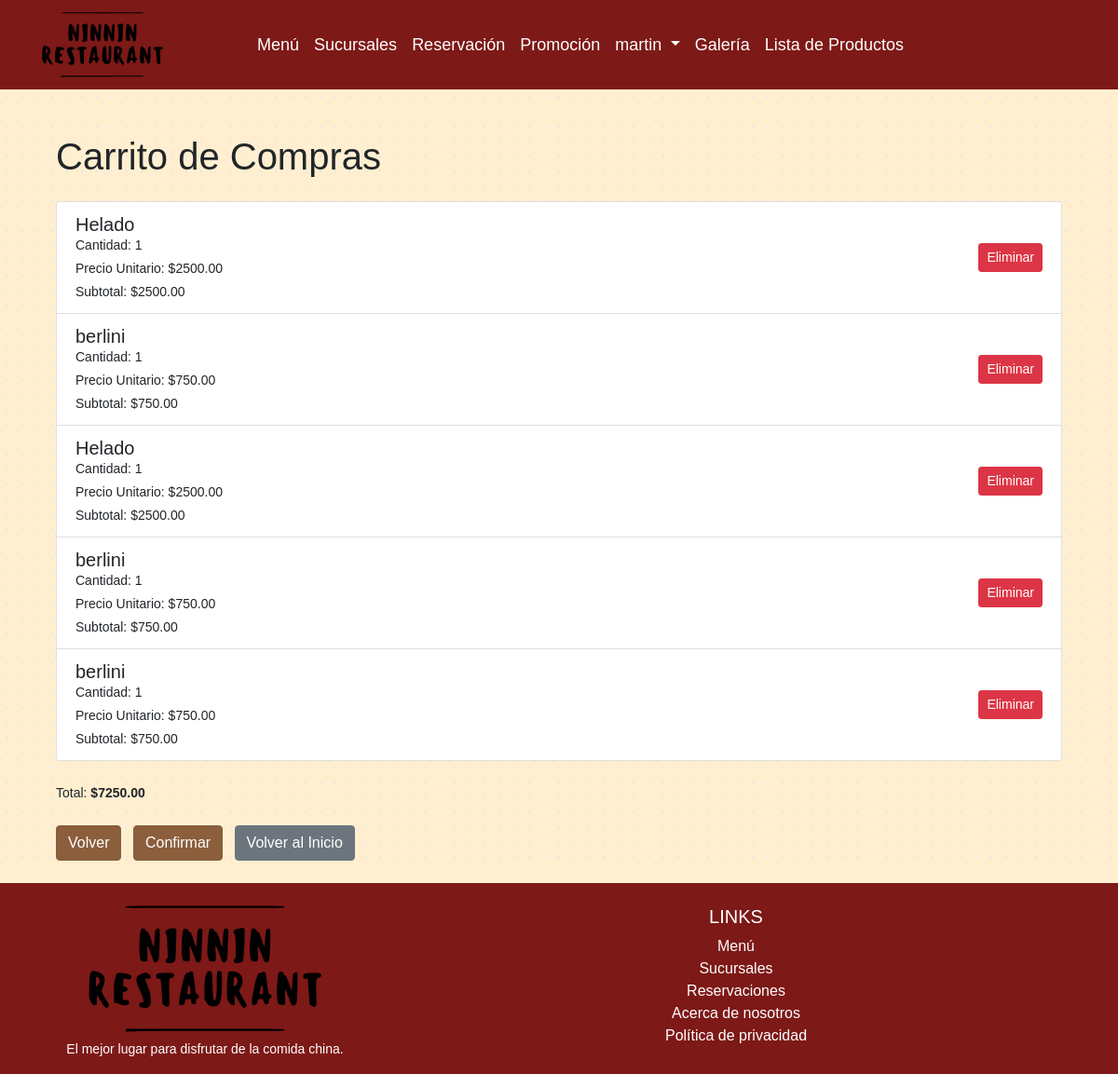
Page /clientes/carrito/ (signed in) on the earlier database version.
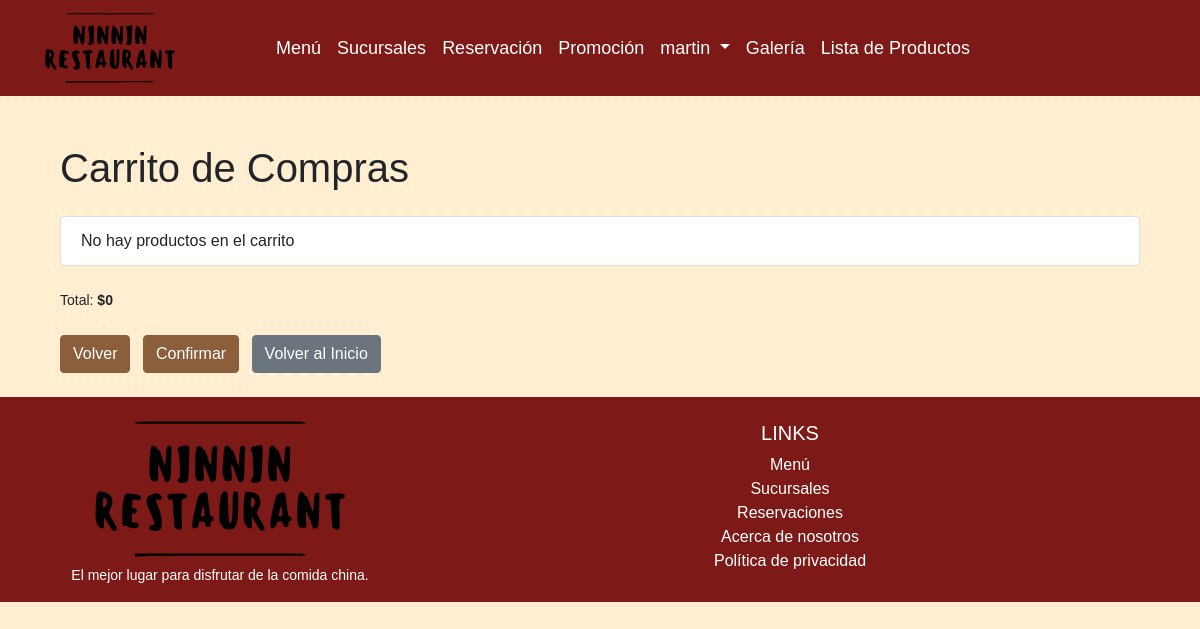
Same page on the later database version.
### clientes/models.py (models this page shows, shortened)
class CarritoItem(models.Model):
    carrito = models.ForeignKey(Carrito, related_name='items', on_delete=models.CASCADE)
    producto = models.ForeignKey(Producto, on_delete=models.CASCADE)
    cantidad = models.PositiveIntegerField(default=1)
    confirmado = models.BooleanField(default=False)  # Campo para indicar si el item ha sido confirmado
    def subtotal(self):
        return self.cantidad * self.producto.precio

class Producto(models.Model):
    nombre = models.CharField(max_length=100)
    precio = models.DecimalField(max_digits=10, decimal_places=2)
    descripcion = models.TextField(blank=True)

class Carrito(models.Model):
    user = models.OneToOneField(User, on_delete=models.CASCADE)
    def total_price(self):
        return sum(item.subtotal() for item in self.items.all())

### clientes/views.py (the view)
# urls.py: path('carrito/', views.carrito_detail, name='carrito_detail'),
@login_required
def carrito_detail(request):
    carrito, created = Carrito.objects.get_or_create(user=request.user)
    return render(request, 'carrito/carrito_detail.html', {'carrito': carrito})

### clientes/templates/carrito/carrito_detail.html (shortened to what this page needs)
{% extends "clientes/base.html" %}
{%block content %}
    <div class="container mt-5">
        <h1>Carrito de Compras</h1>
        <ul class="list-group mt-4">
            {% for item in carrito.items.all %}
                <li class="list-group-item">
                    <div class="d-flex justify-content-between align-items-center">
                        <div>
                            <h5 class="mb-0">{{ item.producto.nombre }}</h5>
                            <p class="mb-1">Cantidad: {{ item.cantidad }}</p>
                            <p class="mb-1">Precio Unitario: ${{ item.producto.precio }}</p>
                            <p class="mb-0">Subtotal: ${{ item.subtotal }}</p>
                        </div>
                        <form action="{% url 'remove_from_cart' item.id %}" method="post">
                            <button type="submit" class="btn btn-sm btn-danger">Eliminar</button>
                        </form>
                    </div>
                </li>
            {% empty %}
                <li class="list-group-item">No hay productos en el carrito</li>
            {% endfor %}
        </ul>
        <div class="mt-4">
            <p>Total: <strong>${{ carrito.total_price }}</strong></p>
        </div>
        <div class="mt-4">
            <a href="{% url 'producto_list_usuario_comun' %}" class="btn btn-primary mr-2">Volver</a>
            <a href="{% url 'confirmar_compra' %}" class ="btn btn-primary mr-2"> Confirmar </a>
            <a href="{% url 'index' %}" class="btn btn-secondary">Volver al Inicio</a>
        </div>
    </div>
    {% endblock %}

Differences in the rows shown:
removed CarritoItem: producto.nombre "Helado", cantidad "1", producto.precio "2500.00", subtotal "2500.00"
removed CarritoItem: producto.nombre "berlini", cantidad "1", producto.precio "750.00", subtotal "750.00"
removed CarritoItem: producto.nombre "Helado", cantidad "1", producto.precio "2500.00", subtotal "2500.00"
removed CarritoItem: producto.nombre "berlini", cantidad "1", producto.precio "750.00", subtotal "750.00"
removed CarritoItem: producto.nombre "berlini", cantidad "1", producto.precio "750.00", subtotal "750.00"
computed for Carrito: total_price "7250.00" → "0"
Other differences:
text now shown: "No hay productos en el carrito"
